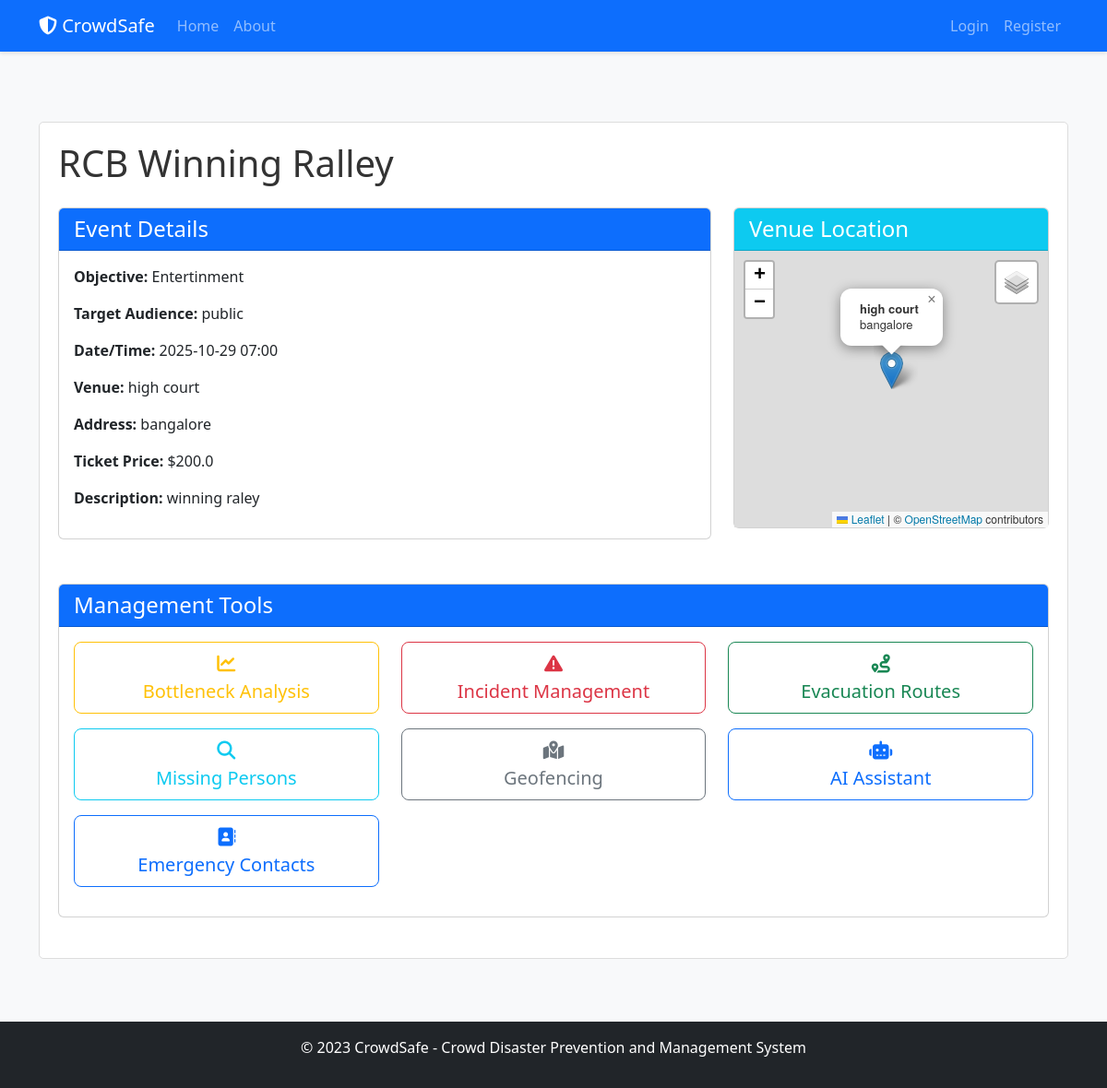
/event/3, run on the app's committed database.
### models.py (models this page shows, shortened)
class Event(db.Model):
    id = db.Column(db.Integer, primary_key=True)
    name = db.Column(db.String(100), nullable=False)
    objective = db.Column(db.String(200), nullable=False)
    target_audience = db.Column(db.String(100), nullable=False)
    date_time = db.Column(db.DateTime, nullable=False)
    venue_name = db.Column(db.String(100), nullable=False)
    venue_address = db.Column(db.String(200), nullable=False)
    latitude = db.Column(db.Float, nullable=False)
    longitude = db.Column(db.Float, nullable=False)
    ticket_price = db.Column(db.Float, nullable=True)
    sponsors = db.Column(db.String(200), nullable=True)
    description = db.Column(db.Text, nullable=False)
    date_created = db.Column(db.DateTime, default=datetime.utcnow)
    user_id = db.Column(db.Integer, db.ForeignKey('user.id'), nullable=False)
    incidents = db.relationship('Incident', backref='event', lazy=True)
    restricted_areas = db.relationship('RestrictedArea', backref='event', lazy=True)
    emergency_contacts = db.relationship('EmergencyContact', backref='event', lazy=True)
    zones = db.relationship('Zone', backref='event', lazy=True)
    attendees = db.relationship('Attendee', backref='event', lazy=True)
    check_ins = db.relationship('CheckIn', backref='event', lazy=True)
    capacity_alerts = db.relationship('CapacityAlert', backref='event', lazy=True)

### routes.py (the view)
@app.route('/event/<int:event_id>')
def event(event_id):
    event = Event.query.get_or_404(event_id)
    return render_template('event.html', title=event.name, event=event)

### templates/event.html (shortened to what this page needs)
{% extends "layout.html" %}
{% block content %}
<div class="content-section">
    <div class="d-flex justify-content-between align-items-center mb-3">
        <h1>{{ event.name }}</h1>
    </div>
    <div class="row mb-4">
        <div class="col-md-8">
            <div class="card mb-4">
                <div class="card-header bg-primary text-white">
                    <h4 class="mb-0">Event Details</h4>
                </div>
                <div class="card-body">
                    <p><strong>Objective:</strong> {{ event.objective }}</p>
                    <p><strong>Target Audience:</strong> {{ event.target_audience }}</p>
                    <p><strong>Date/Time:</strong> {{ event.date_time.strftime('%Y-%m-%d %H:%M') }}</p>
                    <p><strong>Venue:</strong> {{ event.venue_name }}</p>
                    <p><strong>Address:</strong> {{ event.venue_address }}</p>
                    {% if event.ticket_price %}
                    <p><strong>Ticket Price:</strong> ${{ event.ticket_price }}</p>
                    {% endif %}
                    <p><strong>Description:</strong> {{ event.description }}</p>
                </div>
            </div>
        </div>
        <div class="col-md-4">
            <div class="card mb-4">
                <div class="card-header bg-info text-white">
                    <h4 class="mb-0">Venue Location</h4>
                </div>
                <div class="card-body p-0">
                    <div id="venue-map" style="height: 300px;"></div>
                </div>
            </div>
        </div>
    </div>
    <div class="row">
        <div class="col-md-12">
            <div class="card mb-4">
                <div class="card-header bg-primary text-white">
                    <h4 class="mb-0">Management Tools</h4>
                </div>
                <div class="card-body">
                    <div class="row text-center">
                        <div class="col-md-4 mb-3">
                            <a href="{{ url_for('bottleneck_analysis', event_id=event.id) }}" class="btn btn-outline-warning btn-lg w-100">
                                <i class="fas fa-chart-line"></i><br>
                                Bottleneck Analysis
                            </a>
                        </div>
                        <div class="col-md-4 mb-3">
                            <a href="{{ url_for('event_incidents', event_id=event.id) }}" class="btn btn-outline-danger btn-lg w-100">
                                <i class="fas fa-exclamation-triangle"></i><br>
                                Incident Management
                            </a>
                        </div>
                        <div class="col-md-4 mb-3">
                            <a href="{{ url_for('evacuation_routes', event_id=event.id) }}" class="btn btn-outline-success btn-lg w-100">
                                <i class="fas fa-route"></i><br>
                                Evacuation Routes
                            </a>
                        </div>
                    </div>
                    <div class="row text-center">
                        <div class="col-md-4 mb-3">
                            <a href="{{ url_for('event_missing', event_id=event.id) }}" class="btn btn-outline-info btn-lg w-100">
                                <i class="fas fa-search"></i><br>
                                Missing Persons
                            </a>
                        </div>
                        <div class="col-md-4 mb-3">
                            <a href="{{ url_for('new_restricted_area', event_id=event.id) }}" class="btn btn-outline-secondary btn-lg w-100">
                                <i class="fas fa-map-marked-alt"></i><br>
                                Geofencing
                            </a>
                        </div>
                        <div class="col-md-4 mb-3">
                            <a href="#" class="btn btn-outline-primary btn-lg w-100" data-bs-toggle="modal" data-bs-target="#chatbotModal">
                                <i class="fas fa-robot"></i><br>
                                AI Assistant
                            </a>
                        </div>
                        <div class="col-md-4 mb-3">
                            <a href="{{ url_for('event_contacts', event_id=event.id) }}" class="btn btn-outline-primary btn-lg w-100">
                                <i class="fas fa-address-book"></i><br>
                                Emergency Contacts
                            </a>
                        </div>
                    </div>
                </div>
            </div>
        </div>
    </div>
</div>
{% endblock content %}
{% block scripts %}
<link rel="stylesheet" href="https://unpkg.com/leaflet@1.9.3/dist/leaflet.css" />
{% endblock scripts %}

### static/css/main.css (style rules this page uses)
body { background-color: #f8f9fa; color: #333; padding-top: 60px; }
.content-section { background: #ffffff; padding: 20px; border: 1px solid #dddddd; border-radius: 5px; margin-bottom: 20px; }

### data on the page
Event: name "RCB Winning Ralley", objective "Entertinment", target_audience "public", date_time "2025-10-29 07:00", venue_name "high court", venue_address "bangalore", ticket_price "200.0", description "winning raley"
